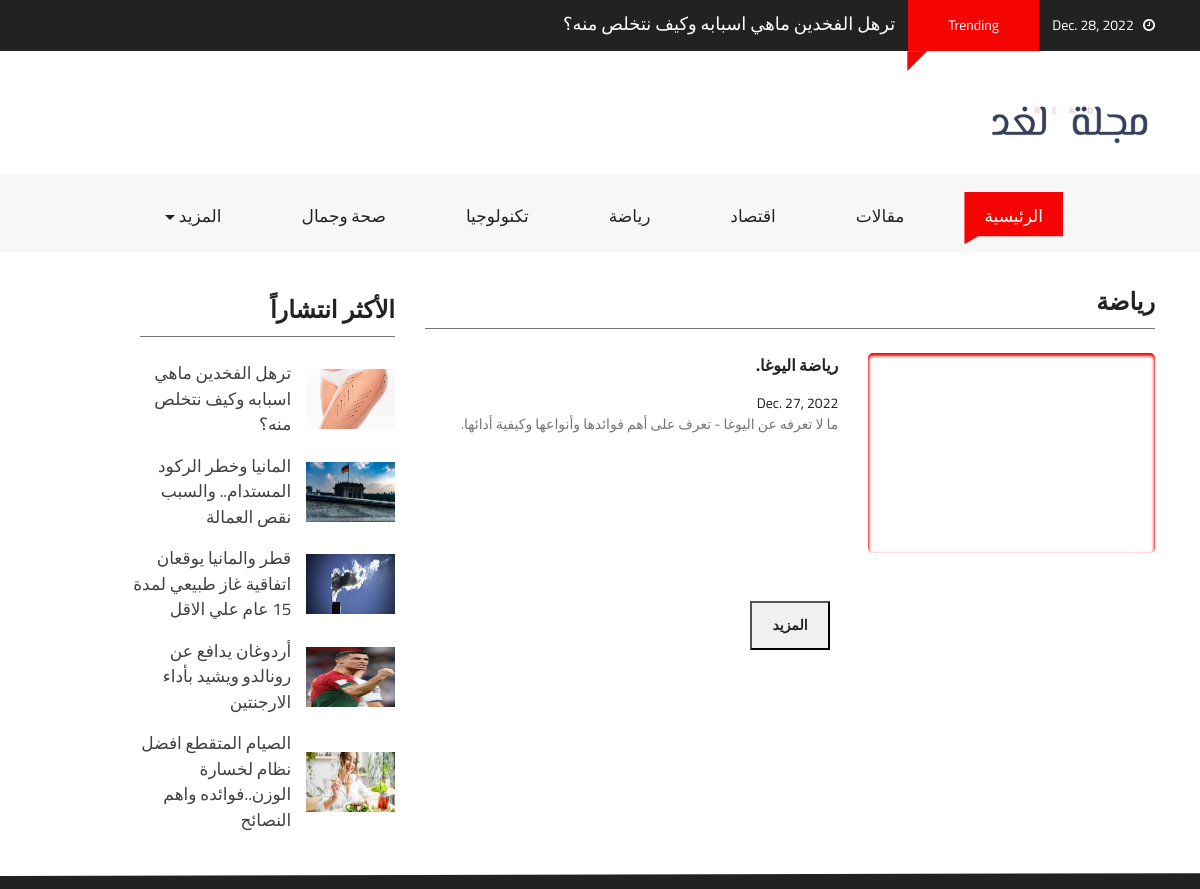
Page /section/رياضة/ on the earlier database version.
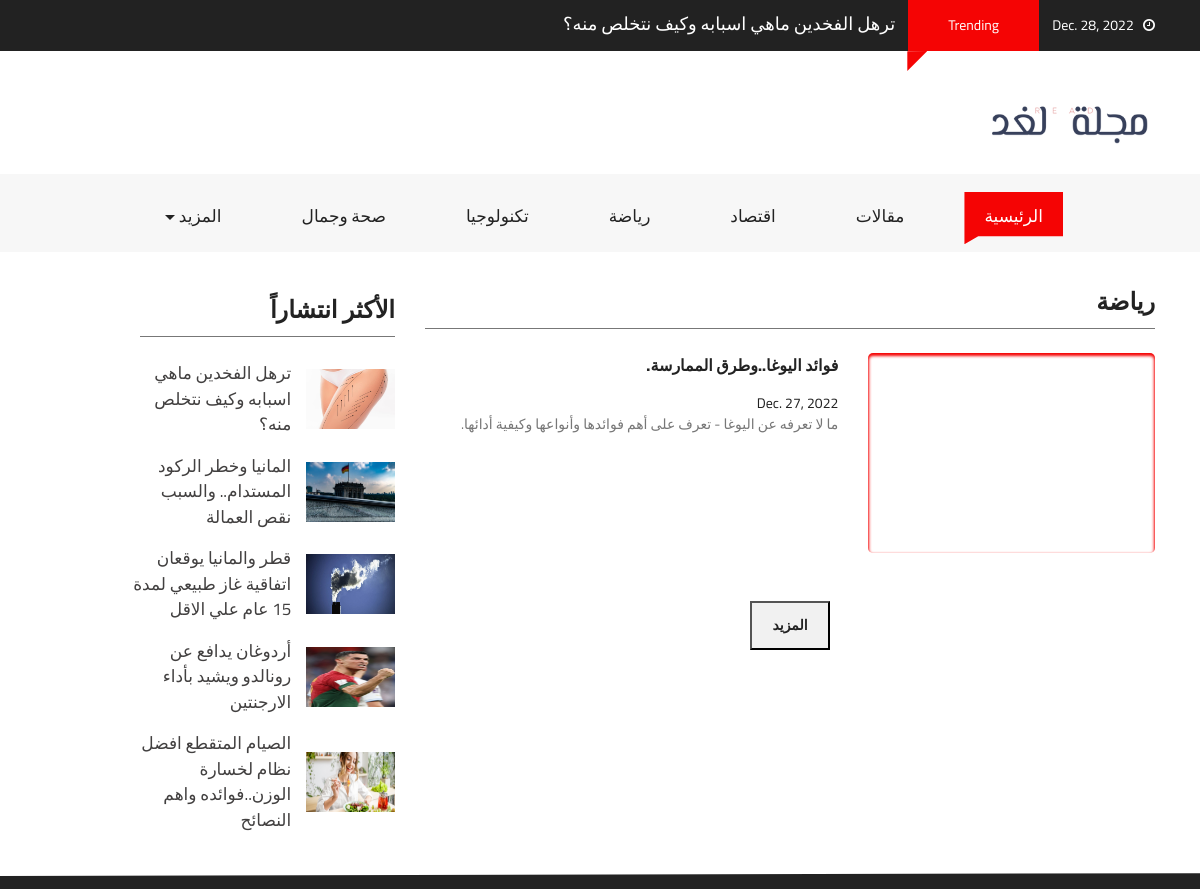
Same page on the later database version.
### main/models.py (models this page shows, shortened)
class New(models.Model):
    type_post = [
        ('News','News'),
        ('Blogs','Blogs'),
    ]
    choices= [
        ('ثقافة','ثقافة'),
        ('اقتصاد','اقتصاد'),
        ('رياضة','رياضة'),
        ('صحةوجمال','صحةوجمال'),
        ('تكنولوجيا','تكنولوجيا'),
    ]
    title = models.CharField(max_length=100)
    author = models.CharField(max_length=20,null=True, blank=True)
    image = models.ImageField()
    date_post = models.DateField(null=True, blank=True)
    short_decsription = models.CharField(max_length=100)
    long_decsription = models.TextField(default='DESC')
    type = models.CharField(max_length=50, choices=type_post,default='Blogs')
    most_popular = models.BooleanField(default=False)
    trending = models.BooleanField(default=False)
    main = models.BooleanField(default=False)
    main2 = models.BooleanField(default=False)
    cate = models.CharField(choices=choices,max_length=12)

### main/views.py (the view)
# urls.py: path('section/<str:cate>/',views.section,name='section')
def section(request,cate):
    news = New.objects.filter(cate=cate).order_by('-date_post')
    date_now  = datetime.datetime.now()
    return render(request,'main/section.html',{
        'f':cate,
        'blog':news,
        'most':most,
        'D_N':date_now.date(),
        'mostrend':trend[0]
    })

### templates/main/section.html (shortened to what this page needs)
{% extends "./layout.html" %}
{% load static %}
{% block content %}
<div class="container-fluid pb-4 pt-4 paddding">
    <div class="container paddding">
        <div class="row mx-0">
            <div class="col-md-8 animate-box" data-animate-effect="fadeInLeft">
                <div>
                    <div class="fh5co_heading fh5co_heading_border_bottom py-2 mb-4" style="font-weight: bold;" >{{f}}</div>
                </div>
                {% for bl in blog %}
                {% if not bl.most_popular and not  bl.trending %}
                <div class="row pb-4 more">
                    <div class="col-md-5">
                        <a href="{% url 'main:page' bl.id %}">
                        <div class="fh5co_hover_news_img">
                            <div class="fh5co_news_img"><img src="{{bl.image.url}}" alt=""/></div>
                        </div>
                        </a>
                    </div>
                    <div class="col-md-7 animate-box">
                        <a href="{% url 'main:page' bl.id %}" class="fh5co_magna py-2"> {{bl.title}}. <br> </a> <a href="{% url 'main:page' bl.id %}" class="fh5co_mini_time py-3">
                        {{bl.date_post}}
                        <div class="fh5co_consectetur"> {{bl.short_decsription}}.
                        </div></a>
                    </div>
                </div>
                {% endif %}
                {% endfor %}
                <div class="row mx-0 animate-box" data-animate-effect="fadeInUp">
                    <div class="col-12 text-center pb-4 pt-4">
                        <button href="#" class="btn_pagging">المزيد</button>
                     </div>
                </div>
            </div>
            <div class="col-md-3 animate-box" data-animate-effect="fadeInRight">
                <div>
                    <div class="fh5co_heading fh5co_heading_border_bottom pt-3 py-2 mb-4" style="font-weight: bold;">الأكثر انتشاراً</div>
                </div>
                {% for ne in most  %}
                <div class="row pb-3 ">
                    <div class="col-5 align-self-center">
                        <img src="{{ne.image.url}}" alt="img" class="fh5co_most_trading"/>
                    </div>
                    <div class="col-7 paddding">
                        <a href="{% url 'main:page' ne.id %}" class="d-block fh5co_small_post_heading"><span class="">{{ne.title}}</span>
                    </div></a>
                </div>
                {% endfor %}
            </div>
        </div>
    </div>
</div>
{%endblock%}

### templates/main/layout.html (shortened to what this page needs)
{% load static %}
<!DOCTYPE html>
<html lang="en" class="no-js">
<head>
    <link href="{% static 'css/media_query.css' %}" rel="stylesheet" type="text/css"/>
    <link href="{% static 'css/bootstrap.css' %}" rel="stylesheet" type="text/css"/>
    <link href="https://maxcdn.bootstrapcdn.com/font-awesome/4.7.0/css/font-awesome.min.css" rel="stylesheet"
>
    <link href="{% static 'css/animate.css' %}" rel="stylesheet" type="text/css"/>
    <link href="{% static 'css/owl.carousel.css' %}" rel="stylesheet" type="text/css"/>
    <link href="{% static 'css/owl.theme.default.css' %}" rel="stylesheet" type="text/css"/>
    <link href="{% static 'css/style_1.css' %}" rel="stylesheet" type="text/css"/>
</head>
<body class="{% block class %}{%endblock%}" dir="rtl">
<div class="container-fluid fh5co_header_bg">
    <div class="container">
        <div class="row" >
            <div class="col-12 fh5co_mediya_center"><a href="" class="color_fff fh5co_mediya_setting" dir="rtl"><i
                    class="fa fa-clock-o"></i>&nbsp;&nbsp;&nbsp;{{D_N}}</a>
                <div class="d-inline-block fh5co_trading_posotion_relative"><a href="" class="treding_btn">Trending</a>
                    <div class="fh5co_treding_position_absolute"></div>
                </div>
                <a href="{% url 'main:page' mostrend.id %}" class="color_fff fh5co_mediya_setting" style= "font-size:18px">{{mostrend.title}}</a>
            </div>
        </div>
    </div>
</div>
<div class="container-fluid">
    <div class="container">
        <div class="row">
            <div class="col-12 col-md-3 fh5co_padding_menu" >
                <img style= "width:200px;" src="/media/logo.png" alt="img" class="fh5co_logo_width"/>
            </div>
            </div>
        </div>
    </div>
<div class="container-fluid bg-faded fh5co_padd_mediya padding_786">
    <div class="container padding_786">
        <nav class="navbar navbar-toggleable-md navbar-light ">
            <div class="collapse navbar-collapse" id="navbarSupportedContent">
                <ul class="navbar-nav mr-auto" style= "font-size : 17px">
                    <li class="nav-item active">
                        <a class="nav-link" href="{% url 'main:index'%}">الرئيسية <span class="sr-only">(current)</span></a>
                    </li>
                    <li class="nav-item ">
                        <a class="nav-link" href="{% url 'main:blog'%}">مقالات <span class="sr-only">(current)</span></a>
                    </li>
                    <li class="nav-item ">
                        <a class="nav-link" href="{% url 'main:section' 'اقتصاد' %}">اقتصاد <span class="sr-only">(current)</span></a>
                    </li>
                    <li class="nav-item ">
                        <a class="nav-link" href="{% url 'main:section' 'رياضة' %}">رياضة <span class="sr-only">(current)</span></a>
                    </li>
                    <li class="nav-item ">
                        <a class="nav-link" href="{% url 'main:section' 'تكنولوجيا' %}">تكنولوجيا <span class="sr-only">(current)</span></a>
                    </li>
                    <li class="nav-item ">
                        <a class="nav-link" href="{% url 'main:section' 'صحةوجمال' %}">صحة وجمال <span class="sr-only">(current)</span></a>
                    </li>
                    <li class="nav-item dropdown">
                        <a class="nav-link dropdown-toggle" href="#" id="dropdownMenuButton2" data-toggle="dropdown"
                           aria-haspopup="true" aria-expanded="false">المزيد <span class="sr-only">(current)</span></a>
                    </li>
                </ul>
            </div>
        </nav>
    </div>
</div>
{% block content %} {% endblock %}
<div class="container-fluid fh5co_footer_bg pb-3">
</body>
</html>

### main/static/css/style_1.css (style rules this page uses)
a,a:hover { color:#f50404 }
.fh5co_header_bg { background:#222;color:#fff }
.color_fff { color:#fff !important }
.treding_btn { background:#f50404;color:#fff;margin:0 10px;display:inline-block;padding:15px 40px }
.fh5co_trading_posotion_relative { position:relative }
.fh5co_treding_position_absolute { -webkit-clip-path:polygon(0 1%, 100% 0, 0 100%, 0% 100%);-moz-clip-path:polygon(0 1%, 100% 0, 0 100%, 0% 100%);-ms-clip-path:polygon(0 1%, 100% 0, 0 100%, 0% 100%);clip-path:polygon(0 1%, 100% 0, 0 100%, 0% 100%);height:20px;width:20px;background:#f50404;position:absolute;left:9px }
.fh5co_logo_width { width:130px }
.navbar-light .navbar-nav .open>.nav-link,.navbar-light .navbar-nav .active>.nav-link,.navbar-light .navbar-nav .nav-link.open,.navbar-light .navbar-nav .nav-link.active { color:#fff !important;padding-top:12px !important;padding-bottom:15px !important;padding-left:20px !important;padding-right:20px !important;margin:0 20px !important;-moz-transition:all .5s ease;-o-transition:all .5s ease;-webkit-transition:all .5s ease;-ms-transition:all .5s ease;transition:all .5s ease;background:#f50404 !important;-webkit-clip-path:polygon(100% 0, 100% 85%, 14% 85%, 0 100%, 0% 60%, 0 0);-moz-clip-path:polygon(100% 0, 100% 85%, 14% 85%, 0 100%, 0% 60%, 0 0);-ms-clip-path:polygon(100% 0, 100% 85%, 14% 85%, 0 100%, 0% 60%, 0 0);clip-path:polygon(100% 0, 100% 85%, 14% 85%, 0 100%, 0% 60%, 0 0) }
.navbar-light .navbar-nav .nav-link { color:#222 !important;padding-top:12px !important;padding-bottom:15px !important;padding-left:20px !important;padding-right:20px !important;margin:0 20px !important;-moz-transition:all .5s ease;-o-transition:all .5s ease;-webkit-transition:all .5s ease;-ms-transition:all .5s ease;transition:all .5s ease;position:relative !important;-webkit-clip-path:polygon(100% 0, 100% 85%, 14% 85%, 0 100%, 0% 60%, 0 0);-moz-clip-path:polygon(100% 0, 100% 85%, 14% 85%, 0 100%, 0% 60%, 0 0);-ms-clip-path:polygon(100% 0, 100% 85%, 14% 85%, 0 100%, 0% 60%, 0 0);clip-path:polygon(100% 0, 100% 85%, 14% 85%, 0 100%, 0% 60%, 0 0) }
.fh5co_padding_menu { padding:20px 0 }
.fh5co_padd_mediya { padding-top:10px }
.paddding { padding-left:0 !important;padding-right:0 !important }
.fh5co_heading { font-size:20px;color:#424040 }
.fh5co_heading_border_bottom { border-bottom:1px solid #777 }
.fh5co_news_img { height:200px;-webkit-border-radius:5px;-moz-border-radius:5px;-ms-border-radius:5px;border-radius:5px;overflow:hidden;position:relative;top:0;-webkit-box-shadow:inset 0 2px 3px 1px;-moz-box-shadow:inset 0 2px 3px 1px;-o-box-shadow:inset 0 2px 3px 1px;box-shadow:inset 0 2px 3px 1px;-moz-transition:all all 0.5s ease;-o-transition:all all 0.5s ease;-webkit-transition:all all 0.5s ease;-ms-transition:all all 0.5s ease;transition:all all 0.5s ease }
.fh5co_small_post_heading { font-size:17px;color:#424040;-moz-transition:all all 0.5s ease;-o-transition:all all 0.5s ease;-webkit-transition:all all 0.5s ease;-ms-transition:all all 0.5s ease;transition:all all 0.5s ease }
.fh5co_magna { font-size:16px;color:#222 !important;font-weight:800 }
.fh5co_mini_time { font-size:14px;color:#222;display:inline-block }
.fh5co_consectetur { font-size:14px;color:#777 }
.fh5co_most_trading { height:60px;width:100% }
.btn_pagging { background:#f1f1f1 !important;color:#222;padding:12px 20px !important;font-weight:800;margin:0 10px;-moz-transition:all .5s ease;-o-transition:all .5s ease;-webkit-transition:all .5s ease;-ms-transition:all .5s ease;transition:all .5s ease }
.fh5co_footer_bg { background:#222;color:#fff;-webkit-clip-path:polygon(0 17%, 100% 0, 100% 100%, 0% 100%);clip-path:polygon(0 17%, 100% 0, 100% 100%, 0% 100%) }
.fh5co_heading { font-size:24px;color:#222 }
.js .animate-box { opacity:0 }
.more { display: none; }
.more:nth-child(1), .more:nth-child(2), .more:nth-child(3), .more:nth-child(4), .more:nth-child(5) { display: flex; }

Differences in the rows shown:
changed New "ما لا تعرفه عن اليوغا - تعرف على أهم فوائدها وأنواعها وكيفية أدائها": title "رياضة اليوغا" → "فوائد اليوغا..وطرق الممارسة"
